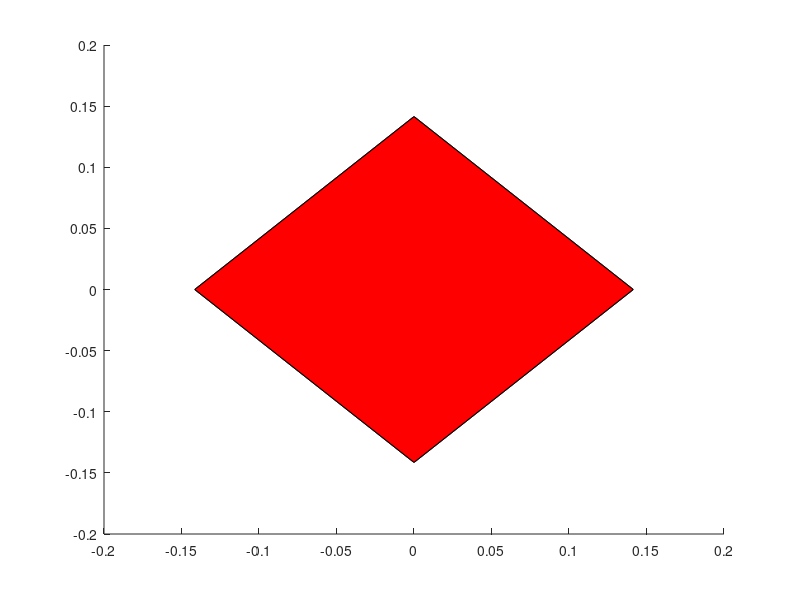

MATLAB code to generate this figure: (Note: this script raises an error after producing the figure.)
function drone = GetDrone()
    %% Define design parameters
    D2R = pi/180;
    R2D = 180/pi;
    b   = 0.6;   % the length of total square cover by whole body of quadcopter in meter
    a   = b/3;   % the legth of small square base of quadcopter(b/4)
    H   = 0.06;  % hight of drone in Z direction (4cm)
    H_m = H+H/2; % hight of motor in z direction (5 cm)
    r_p = b/4;   % radius of propeller
    %% Conversions
    ro = 45*D2R;                   % angle by which rotate the base of quadcopter
    Ri = [cos(ro) -sin(ro) 0;
        sin(ro) cos(ro)  0;
        0       0       1];     % rotation matrix to rotate the coordinates of base
    base_co = [-a/2  a/2 a/2 -a/2; % Coordinates of Base
        -a/2 -a/2 a/2 a/2;
        0    0   0   0];
    base = Ri*base_co;             % rotate base Coordinates by 45 degree
    
    to = linspace(0, 2*pi);
    xp = r_p*cos(to);
    yp = r_p*sin(to);
    zp = zeros(1,length(to));
    
    %% Design Different parts
    % design the base square
    drone(1) = patch([base(1,:)],[base(2,:)],[base(3,:)],'r');
    drone(2) = patch([base(1,:)],[base(2,:)],[base(3,:)+H],'r');
    alpha(drone(1:2),0.7);
    % design 2 parpendiculer legs of quadcopter
    [xcylinder, ycylinder, zcylinder] = cylinder([H/2 H/2]);
    drone(3) =  surface(b*zcylinder-b/2,ycylinder,xcylinder+H/2,'facecolor','b');
    drone(4) =  surface(ycylinder,b*zcylinder-b/2,xcylinder+H/2,'facecolor','b') ;
    alpha(drone(3:4),0.6);
    % design 4 cylindrical motors
    drone(5) = surface(xcylinder+b/2,ycylinder,H_m*zcylinder+H/2,'facecolor','r');
    drone(6) = surface(xcylinder-b/2,ycylinder,H_m*zcylinder+H/2,'facecolor','r');
    drone(7) = surface(xcylinder,ycylinder+b/2,H_m*zcylinder+H/2,'facecolor','r');
    drone(8) = surface(xcylinder,ycylinder-b/2,H_m*zcylinder+H/2,'facecolor','r');
    alpha(drone(5:8),0.7);
    % design 4 propellers
    drone(9)  = patch(xp+b/2,yp,zp+(H_m+H/2),'c','LineWidth',0.5);
    drone(10) = patch(xp-b/2,yp,zp+(H_m+H/2),'c','LineWidth',0.5);
    drone(11) = patch(xp,yp+b/2,zp+(H_m+H/2),'p','LineWidth',0.5);
    drone(12) = patch(xp,yp-b/2,zp+(H_m+H/2),'p','LineWidth',0.5);
    alpha(drone(9:12),0.3);  
end